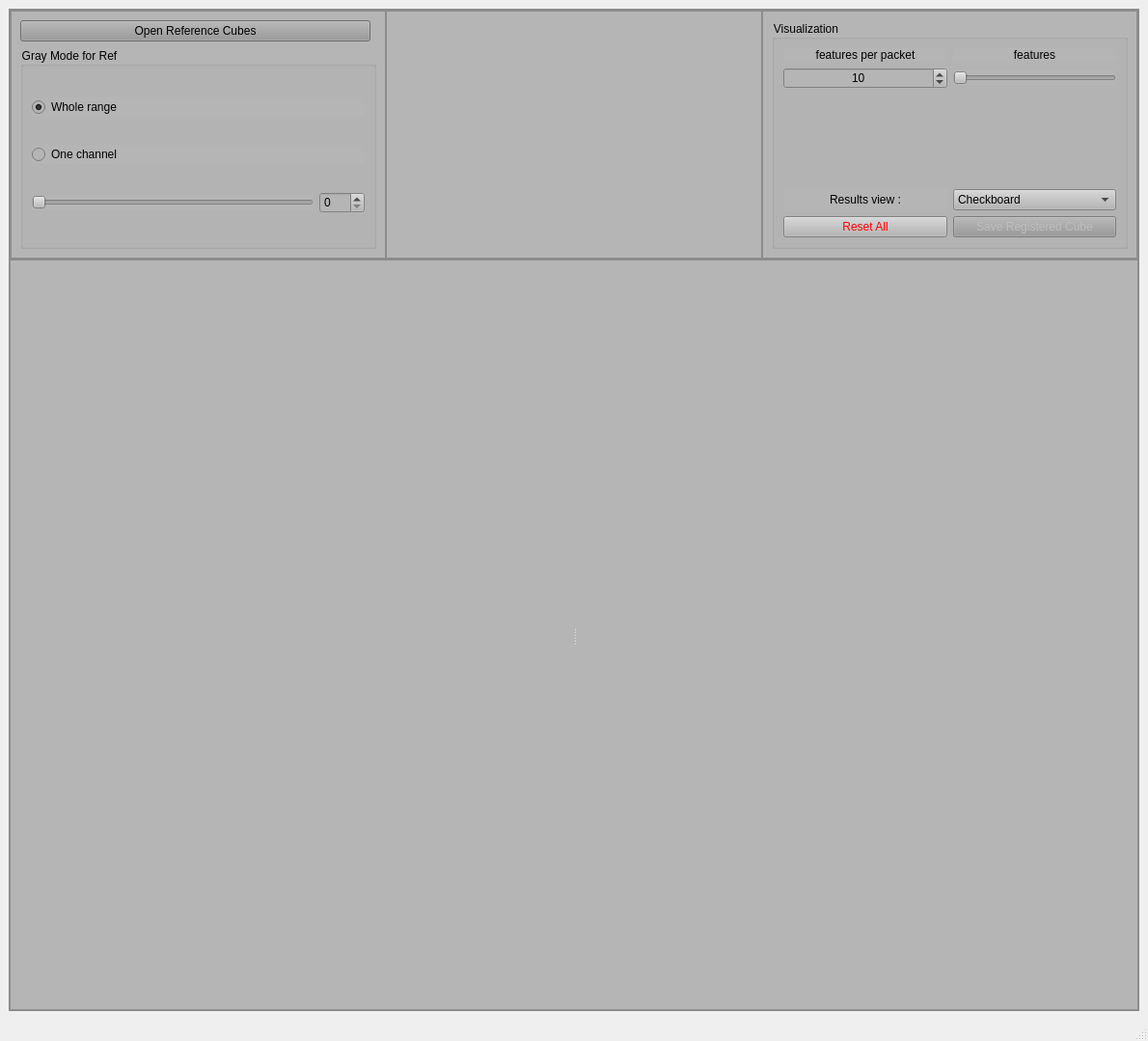
<?xml version="1.0" encoding="UTF-8"?>
<ui version="4.0">
 <class>MainWindow</class>
 <widget class="QMainWindow" name="MainWindow">
  <property name="geometry">
   <rect>
    <x>0</x>
    <y>0</y>
    <width>1190</width>
    <height>1079</height>
   </rect>
  </property>
  <property name="minimumSize">
   <size>
    <width>200</width>
    <height>300</height>
   </size>
  </property>
  <property name="windowTitle">
   <string>Registration Tool</string>
  </property>
  <widget class="QWidget" name="centralwidget">
   <layout class="QHBoxLayout" name="horizontalLayout_5">
    <item>
     <widget class="QFrame" name="frame_principal">
      <property name="minimumSize">
       <size>
        <width>200</width>
        <height>400</height>
       </size>
      </property>
      <property name="font">
       <font>
        <pointsize>10</pointsize>
       </font>
      </property>
      <property name="styleSheet">
       <string notr="true">background-color: rgb(181, 181, 181);</string>
      </property>
      <property name="frameShape">
       <enum>QFrame::StyledPanel</enum>
      </property>
      <property name="frameShadow">
       <enum>QFrame::Raised</enum>
      </property>
      <layout class="QVBoxLayout" name="verticalLayout" stretch="0">
       <property name="spacing">
        <number>0</number>
       </property>
       <property name="leftMargin">
        <number>0</number>
       </property>
       <property name="topMargin">
        <number>0</number>
       </property>
       <property name="rightMargin">
        <number>0</number>
       </property>
       <property name="bottomMargin">
        <number>0</number>
       </property>
       <item>
        <layout class="QVBoxLayout" name="main_layout" stretch="1,3">
         <item>
          <widget class="QFrame" name="frame_up">
           <property name="styleSheet">
            <string notr="true"/>
           </property>
           <property name="frameShape">
            <enum>QFrame::StyledPanel</enum>
           </property>
           <property name="frameShadow">
            <enum>QFrame::Raised</enum>
           </property>
           <layout class="QHBoxLayout" name="horizontalLayout_3" stretch="1,1,1">
            <property name="spacing">
             <number>0</number>
            </property>
            <property name="leftMargin">
             <number>0</number>
            </property>
            <property name="topMargin">
             <number>0</number>
            </property>
            <property name="rightMargin">
             <number>0</number>
            </property>
            <property name="bottomMargin">
             <number>0</number>
            </property>
            <item>
             <widget class="QFrame" name="frame_button_image">
              <property name="styleSheet">
               <string notr="true"/>
              </property>
              <property name="frameShape">
               <enum>QFrame::StyledPanel</enum>
              </property>
              <property name="frameShadow">
               <enum>QFrame::Raised</enum>
              </property>
              <layout class="QGridLayout" name="gridLayout" columnstretch="2,0">
               <item row="2" column="0">
                <widget class="QPushButton" name="pushButton_open_ref_hypercube">
                 <property name="styleSheet">
                  <string notr="true">background-color: rgb(150, 150, 150);</string>
                 </property>
                 <property name="text">
                  <string>Open Reference Cubes</string>
                 </property>
                 <property name="autoExclusive">
                  <bool>false</bool>
                 </property>
                </widget>
               </item>
               <item row="3" column="0" colspan="2">
                <widget class="QGroupBox" name="groupBox_image_ref">
                 <property name="title">
                  <string>Gray Mode for Ref</string>
                 </property>
                 <layout class="QVBoxLayout" name="verticalLayout_3" stretch="1,1,1">
                  <item>
                   <widget class="QRadioButton" name="radioButton_whole_ref">
                    <property name="enabled">
                     <bool>true</bool>
                    </property>
                    <property name="text">
                     <string>Whole range</string>
                    </property>
                    <property name="checked">
                     <bool>true</bool>
                    </property>
                   </widget>
                  </item>
                  <item>
                   <widget class="QRadioButton" name="radioButton_one_ref">
                    <property name="text">
                     <string>One channel</string>
                    </property>
                   </widget>
                  </item>
                  <item>
                   <layout class="QHBoxLayout" name="horizontalLayout_ref_chan">
                    <item>
                     <widget class="QSlider" name="horizontalSlider_ref_channel">
                      <property name="maximum">
                       <number>149</number>
                      </property>
                      <property name="value">
                       <number>0</number>
                      </property>
                      <property name="orientation">
                       <enum>Qt::Horizontal</enum>
                      </property>
                     </widget>
                    </item>
                    <item>
                     <widget class="QSpinBox" name="spinBox_ref_channel">
                      <property name="maximum">
                       <number>149</number>
                      </property>
                      <property name="singleStep">
                       <number>1</number>
                      </property>
                      <property name="value">
                       <number>0</number>
                      </property>
                     </widget>
                    </item>
                   </layout>
                  </item>
                 </layout>
                </widget>
               </item>
              </layout>
             </widget>
            </item>
            <item>
             <widget class="QFrame" name="frame_spectra">
              <property name="styleSheet">
               <string notr="true"/>
              </property>
              <property name="frameShape">
               <enum>QFrame::StyledPanel</enum>
              </property>
              <property name="frameShadow">
               <enum>QFrame::Raised</enum>
              </property>
              <layout class="QVBoxLayout" name="verticalLayout_4" stretch=""/>
             </widget>
            </item>
            <item>
             <widget class="QFrame" name="frame_2">
              <property name="frameShape">
               <enum>QFrame::StyledPanel</enum>
              </property>
              <property name="frameShadow">
               <enum>QFrame::Raised</enum>
              </property>
              <layout class="QVBoxLayout" name="verticalLayout_5">
               <item>
                <widget class="QGroupBox" name="groupBox_Visualization">
                 <property name="title">
                  <string>Visualization</string>
                 </property>
                 <layout class="QGridLayout" name="gridLayout_2" columnstretch="1,1">
                  <item row="1" column="1">
                   <widget class="QSlider" name="horizontalSlider_keyPacketToShow">
                    <property name="pageStep">
                     <number>1</number>
                    </property>
                    <property name="orientation">
                     <enum>Qt::Horizontal</enum>
                    </property>
                    <property name="tickPosition">
                     <enum>QSlider::NoTicks</enum>
                    </property>
                   </widget>
                  </item>
                  <item row="3" column="1">
                   <widget class="QComboBox" name="overlay_selector">
                    <item>
                     <property name="text">
                      <string>Checkboard</string>
                     </property>
                    </item>
                    <item>
                     <property name="text">
                      <string>Color</string>
                     </property>
                    </item>
                    <item>
                     <property name="text">
                      <string>View Matches</string>
                     </property>
                    </item>
                    <item>
                     <property name="text">
                      <string>Only aligned</string>
                     </property>
                    </item>
                   </widget>
                  </item>
                  <item row="3" column="0">
                   <widget class="QLabel" name="label_5">
                    <property name="text">
                     <string>Results view :</string>
                    </property>
                    <property name="alignment">
                     <set>Qt::AlignCenter</set>
                    </property>
                   </widget>
                  </item>
                  <item row="2" column="1">
                   <spacer name="verticalSpacer">
                    <property name="orientation">
                     <enum>Qt::Vertical</enum>
                    </property>
                    <property name="sizeHint" stdset="0">
                     <size>
                      <width>20</width>
                      <height>40</height>
                     </size>
                    </property>
                   </spacer>
                  </item>
                  <item row="0" column="0">
                   <widget class="QLabel" name="label_3">
                    <property name="text">
                     <string>&lt;html&gt;&lt;head/&gt;&lt;body&gt;&lt;p align=&quot;center&quot;&gt;features per packet&lt;/p&gt;&lt;/body&gt;&lt;/html&gt;</string>
                    </property>
                   </widget>
                  </item>
                  <item row="1" column="0">
                   <widget class="QSpinBox" name="spinBox_keypointPerPacket">
                    <property name="wrapping">
                     <bool>false</bool>
                    </property>
                    <property name="alignment">
                     <set>Qt::AlignCenter</set>
                    </property>
                    <property name="maximum">
                     <number>100</number>
                    </property>
                    <property name="value">
                     <number>10</number>
                    </property>
                   </widget>
                  </item>
                  <item row="0" column="1">
                   <widget class="QLabel" name="label_packetToShow">
                    <property name="text">
                     <string>features</string>
                    </property>
                    <property name="alignment">
                     <set>Qt::AlignCenter</set>
                    </property>
                   </widget>
                  </item>
                  <item row="5" column="1">
                   <widget class="QPushButton" name="pushButton_save_cube">
                    <property name="enabled">
                     <bool>false</bool>
                    </property>
                    <property name="styleSheet">
                     <string notr="true">background-color: rgb(150, 150, 150);</string>
                    </property>
                    <property name="text">
                     <string>Save Registered Cube</string>
                    </property>
                    <property name="autoExclusive">
                     <bool>false</bool>
                    </property>
                   </widget>
                  </item>
                  <item row="5" column="0">
                   <widget class="QPushButton" name="pushButton_reset">
                    <property name="styleSheet">
                     <string notr="true">color: rgb(255, 0, 0);</string>
                    </property>
                    <property name="text">
                     <string>Reset All</string>
                    </property>
                   </widget>
                  </item>
                 </layout>
                </widget>
               </item>
              </layout>
             </widget>
            </item>
           </layout>
          </widget>
         </item>
         <item>
          <widget class="QFrame" name="frame_down">
           <property name="minimumSize">
            <size>
             <width>0</width>
             <height>0</height>
            </size>
           </property>
           <property name="styleSheet">
            <string notr="true"/>
           </property>
           <property name="frameShape">
            <enum>QFrame::StyledPanel</enum>
           </property>
           <property name="frameShadow">
            <enum>QFrame::Raised</enum>
           </property>
           <layout class="QHBoxLayout" name="horizontalLayout">
            <item>
             <widget class="QSplitter" name="splitter">
              <property name="orientation">
               <enum>Qt::Horizontal</enum>
              </property>
              <widget class="QWidget" name="layoutWidget">
               <layout class="QVBoxLayout" name="left_layout">
                <property name="sizeConstraint">
                 <enum>QLayout::SetDefaultConstraint</enum>
                </property>
               </layout>
              </widget>
              <widget class="QWidget" name="layoutWidget">
               <layout class="QVBoxLayout" name="right_layout"/>
              </widget>
             </widget>
            </item>
           </layout>
          </widget>
         </item>
        </layout>
       </item>
      </layout>
     </widget>
    </item>
   </layout>
  </widget>
  <widget class="QStatusBar" name="statusbar"/>
 </widget>
 <tabstops>
  <tabstop>pushButton_open_ref_hypercube</tabstop>
  <tabstop>radioButton_whole_ref</tabstop>
  <tabstop>radioButton_one_ref</tabstop>
  <tabstop>horizontalSlider_ref_channel</tabstop>
  <tabstop>spinBox_ref_channel</tabstop>
 </tabstops>
 <resources/>
 <connections>
  <connection>
   <sender>horizontalSlider_ref_channel</sender>
   <signal>valueChanged(int)</signal>
   <receiver>spinBox_ref_channel</receiver>
   <slot>setValue(int)</slot>
   <hints>
    <hint type="sourcelabel">
     <x>115</x>
     <y>198</y>
    </hint>
    <hint type="destinationlabel">
     <x>169</x>
     <y>197</y>
    </hint>
   </hints>
  </connection>
  <connection>
   <sender>spinBox_ref_channel</sender>
   <signal>valueChanged(int)</signal>
   <receiver>horizontalSlider_ref_channel</receiver>
   <slot>setValue(int)</slot>
   <hints>
    <hint type="sourcelabel">
     <x>169</x>
     <y>197</y>
    </hint>
    <hint type="destinationlabel">
     <x>115</x>
     <y>198</y>
    </hint>
   </hints>
  </connection>
 </connections>
</ui>
